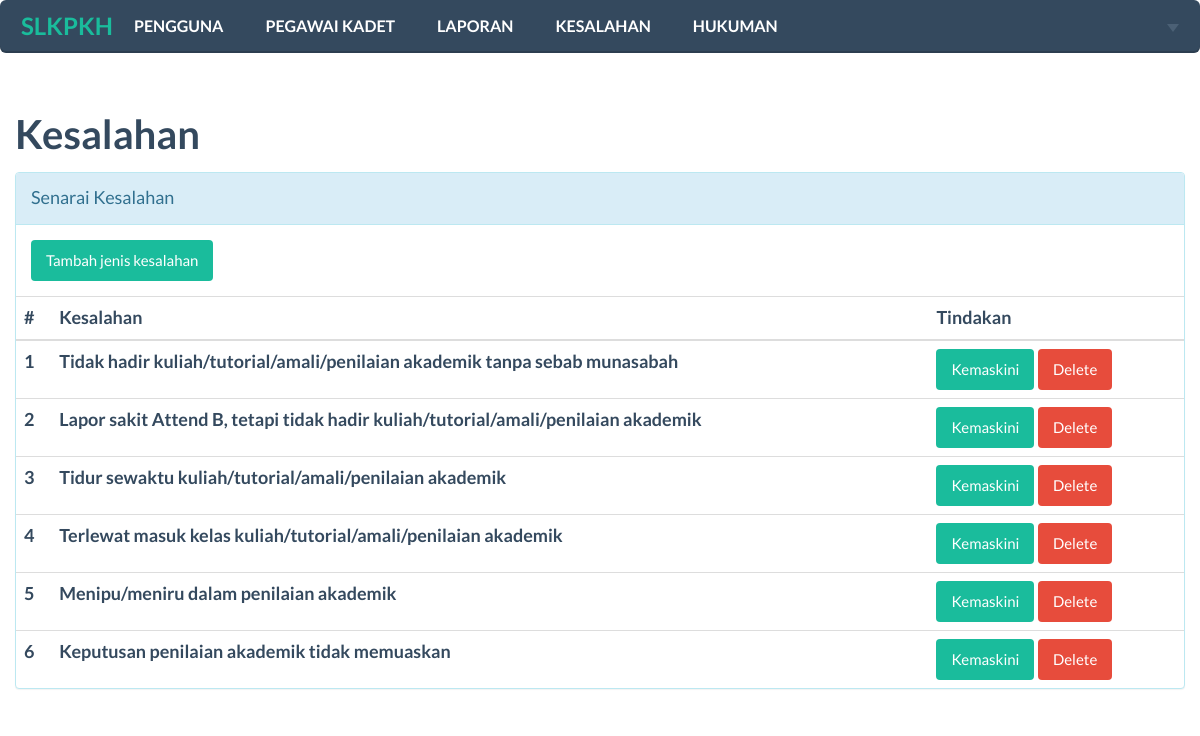
The app's page /panel/admin/kesalahan.php, older data.
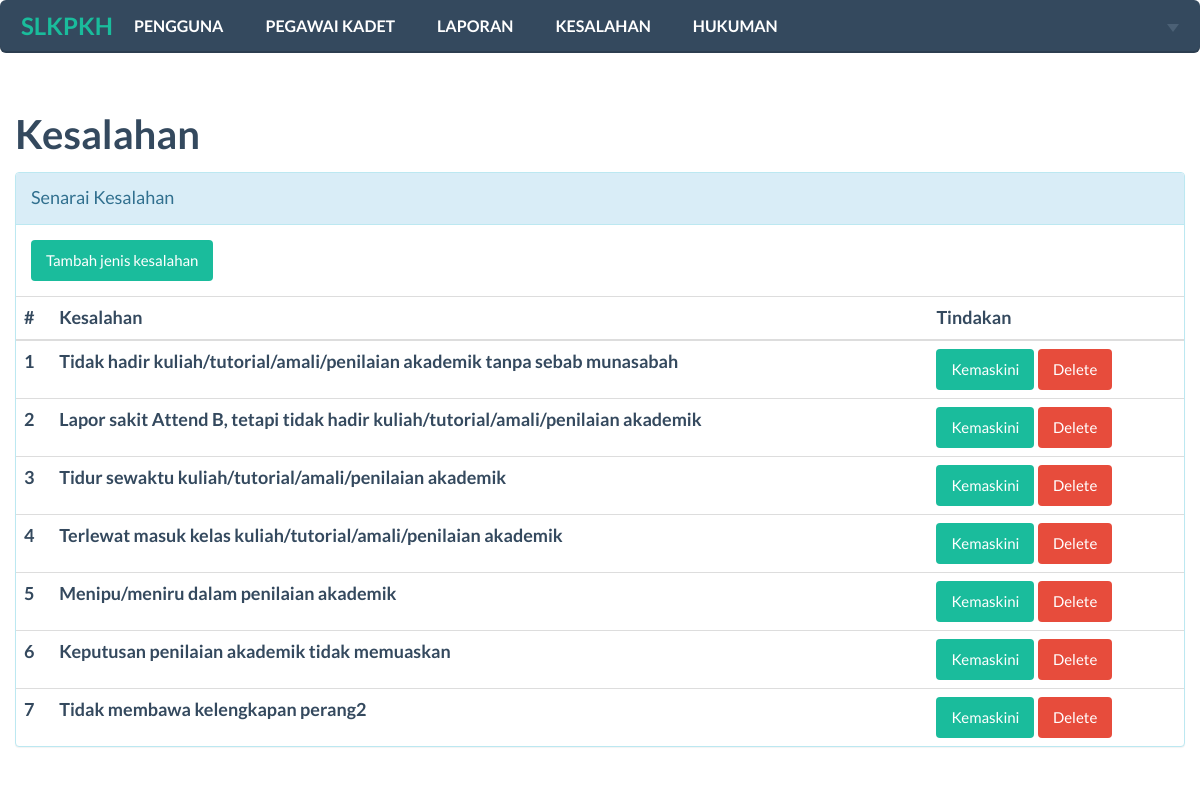
The same page, newer data.
### tables this page shows
CREATE TABLE `kesalahan` (
  `id` int(11) NOT NULL AUTO_INCREMENT,
  `nama` varchar(100) NOT NULL,
  PRIMARY KEY (`id`)
);

### panel/admin/kesalahan.php (the view, shortened to what this page needs)
<?php
$connection = mysqli_connect(DB_HOST,DB_USERNAME,DB_PASSWORD,DB_NAME);
$View__query="SELECT * FROM `kesalahan`";
$ViewRS = $connection->query($View__query);
?>
<!DOCTYPE html>
<html>
<head>
    <link href="../../css/vendor/bootstrap.min.css" rel="stylesheet">
    <link href="../../css/flat-ui.min.css" rel="stylesheet">
    <link href="../../css/custom.css" rel="stylesheet">
</head>
<body>
<?php include('navbar-admin.php'); ?>
 <div class="container">
    <div class="row">
      <h3>Kesalahan</h3>
    </div>
    <div class="row">
      <div class="panel panel-info">
      <div class="panel-heading">Senarai Kesalahan</div>
      <div class="panel-body">
          <a href="kesalahan_add.php" class="btn btn-primary">Tambah jenis kesalahan</a>
      </div>
      <table class="table">
        <thead>
          <tr>
            <th>#</th>
            <th>Kesalahan</th>
            <th>Tindakan</th>
          </tr>
        </thead>
        <tbody>
          <?php
        $counter = 0;
         while($row = mysqli_fetch_assoc($ViewRS)){
            $counter++;
           echo ' <tr>
            <th scope="row">'.$counter.'</th>
            <th>'.$row["nama"].'</th>
            <th>
               <a href="kesalahan_edit.php?id='.$row["id"].'" class="btn btn-primary">Kemaskini</a>
              <a href="?action=delete&id='.$row["id"].'" class="btn btn-danger">Delete</a>
            </th>
          </tr>';
         }
        ?>
        </tbody>
      </table>
    </div>
    </div>
  </div>
</body>
</html>

Row changes from the older to the newer data that the page shows:
added kesalahan: nama "Tidak membawa kelengkapan perang2"
